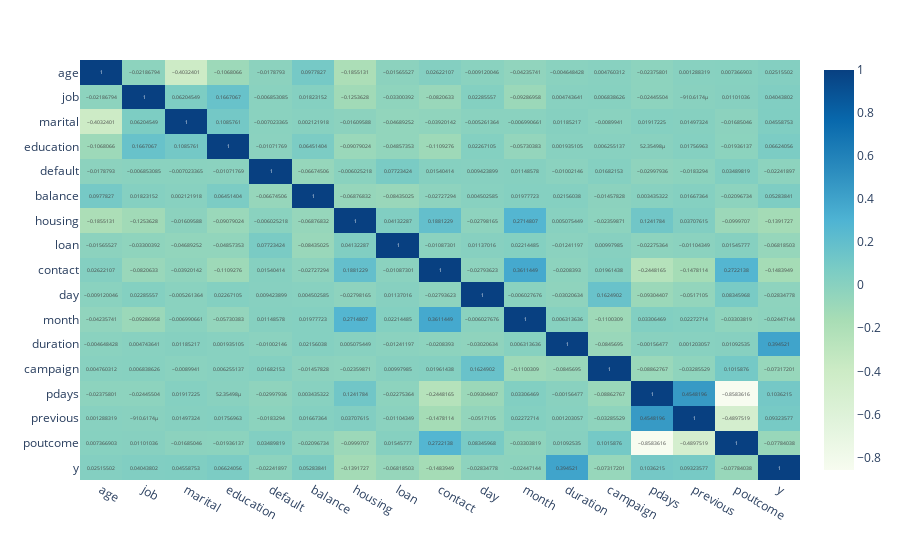

The notebook cell this image was saved under:
### Code cell
heat = px.imshow(df.corr(), text_auto=True, aspect="auto", color_continuous_scale='gnbu')
heat.show()

### Figure 1 — Plotly figure (JSON) as saved in the notebook; plotly's stock layout.template omitted (floating-point values rounded to 4 significant figures; data arrays with more than 128 entries replaced by an {"elided": "..."} marker saying what was removed)
{"data": [{"coloraxis": "coloraxis", "hovertemplate": "x: %{x}<br>y: %{y}<br>color: %{z}<extra></extra>", "name": "0", "texttemplate": "%{z}", "type": "heatmap", "x": ["age", "job", "marital", "education", "default", "balance", "housing", "loan", "contact", "day", "month", "duration", "campaign", "pdays", "previous", "poutcome", "y"], "xaxis": "x", "y": ["age", "job", "marital", "education", "default", "balance", "housing", "loan", "contact", "day", "month", "duration", "campaign", "pdays", "previous", "poutcome", "y"], "yaxis": "y", "z": {"elided": "17x17 float values"}}], "layout": {"coloraxis": {"colorscale": [[0, "rgb(247,252,240)"], [0.125, "rgb(224,243,219)"], [0.25, "rgb(204,235,197)"], [0.375, "rgb(168,221,181)"], [0.5, "rgb(123,204,196)"], [0.625, "rgb(78,179,211)"], [0.75, "rgb(43,140,190)"], [0.875, "rgb(8,104,172)"], [1, "rgb(8,64,129)"]]}, "margin": {"t": 60}, "xaxis": {"anchor": "y", "domain": [0, 1]}, "yaxis": {"anchor": "x", "autorange": "reversed", "domain": [0, 1]}}}
